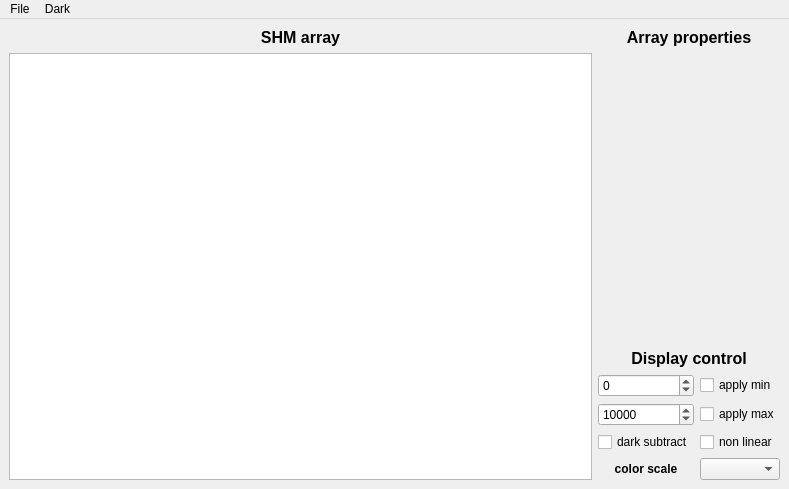
<?xml version="1.0" encoding="UTF-8"?>
<ui version="4.0">
 <class>MainWindow</class>
 <widget class="QMainWindow" name="MainWindow">
  <property name="geometry">
   <rect>
    <x>0</x>
    <y>0</y>
    <width>789</width>
    <height>489</height>
   </rect>
  </property>
  <property name="windowTitle">
   <string>SHM viewer</string>
  </property>
  <widget class="QWidget" name="centralwidget">
   <property name="enabled">
    <bool>true</bool>
   </property>
   <property name="sizePolicy">
    <sizepolicy hsizetype="Maximum" vsizetype="Maximum">
     <horstretch>0</horstretch>
     <verstretch>0</verstretch>
    </sizepolicy>
   </property>
   <layout class="QHBoxLayout" name="horizontalLayout_2">
    <item>
     <layout class="QHBoxLayout" name="horizontalLayout" stretch="1,0">
      <property name="sizeConstraint">
       <enum>QLayout::SetNoConstraint</enum>
      </property>
      <item>
       <layout class="QVBoxLayout" name="vl_left">
        <item>
         <widget class="QLabel" name="array_title">
          <property name="font">
           <font>
            <pointsize>12</pointsize>
            <weight>75</weight>
            <bold>true</bold>
           </font>
          </property>
          <property name="text">
           <string>SHM array</string>
          </property>
          <property name="alignment">
           <set>Qt::AlignCenter</set>
          </property>
         </widget>
        </item>
        <item>
         <widget class="PlotWidget" name="gView_shm"/>
        </item>
       </layout>
      </item>
      <item>
       <layout class="QVBoxLayout" name="verticalLayout_prop_display">
        <item>
         <layout class="QVBoxLayout" name="vl_right" stretch="0,0,0">
          <property name="spacing">
           <number>6</number>
          </property>
          <item>
           <widget class="QLabel" name="prop_title">
            <property name="sizePolicy">
             <sizepolicy hsizetype="Preferred" vsizetype="Fixed">
              <horstretch>0</horstretch>
              <verstretch>0</verstretch>
             </sizepolicy>
            </property>
            <property name="font">
             <font>
              <pointsize>12</pointsize>
              <weight>75</weight>
              <bold>true</bold>
             </font>
            </property>
            <property name="text">
             <string>Array properties</string>
            </property>
            <property name="alignment">
             <set>Qt::AlignCenter</set>
            </property>
           </widget>
          </item>
          <item>
           <widget class="QLabel" name="lbl_stats">
            <property name="sizePolicy">
             <sizepolicy hsizetype="Preferred" vsizetype="Expanding">
              <horstretch>0</horstretch>
              <verstretch>0</verstretch>
             </sizepolicy>
            </property>
            <property name="font">
             <font>
              <pointsize>8</pointsize>
             </font>
            </property>
            <property name="text">
             <string/>
            </property>
           </widget>
          </item>
          <item>
           <layout class="QVBoxLayout" name="vl_display">
            <item>
             <widget class="QLabel" name="label_3">
              <property name="sizePolicy">
               <sizepolicy hsizetype="Preferred" vsizetype="Fixed">
                <horstretch>0</horstretch>
                <verstretch>0</verstretch>
               </sizepolicy>
              </property>
              <property name="font">
               <font>
                <pointsize>12</pointsize>
                <weight>75</weight>
                <bold>true</bold>
               </font>
              </property>
              <property name="text">
               <string>Display control</string>
              </property>
              <property name="alignment">
               <set>Qt::AlignCenter</set>
              </property>
             </widget>
            </item>
            <item>
             <layout class="QGridLayout" name="display_control">
              <item row="0" column="1">
               <widget class="QCheckBox" name="chB_min">
                <property name="text">
                 <string>apply min</string>
                </property>
               </widget>
              </item>
              <item row="0" column="0">
               <widget class="QDoubleSpinBox" name="dspB_disp_min">
                <property name="decimals">
                 <number>0</number>
                </property>
                <property name="minimum">
                 <double>-5000.000000000000000</double>
                </property>
                <property name="maximum">
                 <double>50000.000000000000000</double>
                </property>
               </widget>
              </item>
              <item row="1" column="0">
               <widget class="QDoubleSpinBox" name="dspB_disp_max">
                <property name="decimals">
                 <number>0</number>
                </property>
                <property name="minimum">
                 <double>-5000.000000000000000</double>
                </property>
                <property name="maximum">
                 <double>500000.000000000000000</double>
                </property>
                <property name="value">
                 <double>10000.000000000000000</double>
                </property>
               </widget>
              </item>
              <item row="1" column="1">
               <widget class="QCheckBox" name="chB_max">
                <property name="text">
                 <string>apply max</string>
                </property>
               </widget>
              </item>
              <item row="2" column="0">
               <widget class="QCheckBox" name="chB_dark_sub">
                <property name="text">
                 <string>dark subtract</string>
                </property>
               </widget>
              </item>
              <item row="2" column="1">
               <widget class="QCheckBox" name="chB_nonlinear">
                <property name="text">
                 <string>non linear</string>
                </property>
               </widget>
              </item>
              <item row="3" column="0">
               <widget class="QLabel" name="label_5">
                <property name="font">
                 <font>
                  <weight>75</weight>
                  <bold>true</bold>
                 </font>
                </property>
                <property name="text">
                 <string>color scale</string>
                </property>
                <property name="alignment">
                 <set>Qt::AlignCenter</set>
                </property>
               </widget>
              </item>
              <item row="3" column="1">
               <widget class="QComboBox" name="cmB_cbar"/>
              </item>
             </layout>
            </item>
           </layout>
          </item>
         </layout>
        </item>
       </layout>
      </item>
     </layout>
    </item>
   </layout>
  </widget>
  <widget class="QMenuBar" name="menubar">
   <property name="geometry">
    <rect>
     <x>0</x>
     <y>0</y>
     <width>789</width>
     <height>20</height>
    </rect>
   </property>
   <widget class="QMenu" name="menuConfig">
    <property name="title">
     <string>File</string>
    </property>
    <addaction name="actionOpen"/>
    <addaction name="actionQuit"/>
   </widget>
   <widget class="QMenu" name="menuDark">
    <property name="title">
     <string>Dark</string>
    </property>
    <addaction name="actionLoadDark"/>
   </widget>
   <addaction name="menuConfig"/>
   <addaction name="menuDark"/>
  </widget>
  <action name="actionOpen">
   <property name="text">
    <string>Open SHM</string>
   </property>
  </action>
  <action name="actionQuit">
   <property name="text">
    <string>Quit</string>
   </property>
  </action>
  <action name="actionOpenDark">
   <property name="text">
    <string>Open SHM dark</string>
   </property>
  </action>
  <action name="actionLoadDark">
   <property name="text">
    <string>Load dark SHM</string>
   </property>
  </action>
 </widget>
 <customwidgets>
  <customwidget>
   <class>PlotWidget</class>
   <extends>QGraphicsView</extends>
   <header>pyqtgraph</header>
  </customwidget>
 </customwidgets>
 <resources/>
 <connections/>
</ui>
